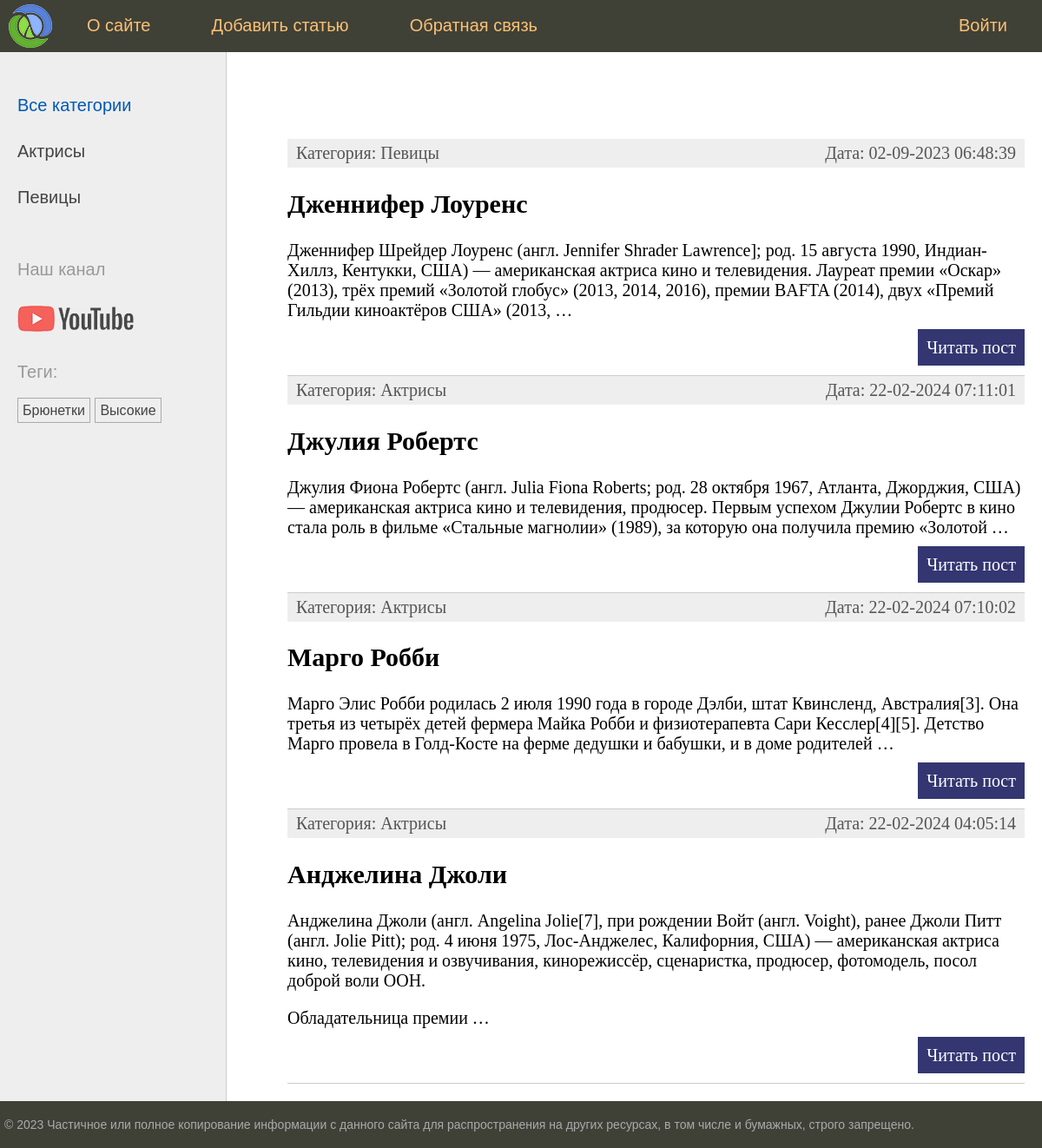
The page / on the database its author committed.
### women/models.py (models this page shows, shortened)
class Category(Model):
    name = CharField(max_length=100, db_index=True)
    slug = SlugField(max_length=255, unique=True, db_index=True)
    def get_absolute_url(self):
        return reverse('category', kwargs={'cat_slug': self.slug})

class TagPost(Model):
    tag = CharField(max_length=100, db_index=True)
    slug = SlugField(max_length=255, unique=True, db_index=True)
    def get_absolute_url(self):
        return reverse('tag', kwargs={'tag_slug': self.slug})

class Women(Model):
    class Status(IntegerChoices):
        DRAFT = 0, 'Черновик'
        PUBLISHED = 1, 'Опубликовано'
    title = CharField(max_length=255)
    slug = SlugField(max_length=255, unique=True, db_index=True)
    content = TextField(blank=True)
    time_create = DateTimeField(auto_now_add=True)
    time_update = DateTimeField(auto_now=True)
    is_published = BooleanField(choices=Status.choices, default=Status.DRAFT)
    category = ForeignKey('Category', on_delete=PROTECT, related_name='posts')  # women_set -> posts
    tags = ManyToManyField('TagPost', blank=True, related_name='tags')
    husband = OneToOneField('Husband', on_delete=SET_NULL, null=True, blank=True, related_name='wuman')
    objects = Manager()
    published = PublishedManager()
    class Meta:
        ordering = ['-time_create']
        indexes = [
            Index(fields=['-time_create'])
        ]
    def get_absolute_url(self):
        return reverse('post', kwargs={'post_slug': self.slug})

### women/views.py (the view)
# urls.py: path('',                            index,              name='home'),
def index(request: HttpRequest) -> HttpResponse:
    posts = Women.published.all()
    data = {
        'title': 'Главная страница',
        'menu': menu,
        'posts': posts,
        'cat_selected': 0,
    }
    return render(request, 'women/index.html', context=data)

### women/models.py (called while the page is built)
    def get_queryset(self) -> QuerySet:
        return super().get_queryset().filter(is_published=Women.Status.PUBLISHED)

### women/templatetags/women_tags.py (called while the page is built)
@register.inclusion_tag('women/list_categories.html')
def show_categories(cat_selected: int = 0):
    cats = Category.objects.annotate(total=Count("posts")).filter(total__gt=0)
    return {'cats': cats, 'cat_selected': cat_selected}

@register.inclusion_tag('women/list_tags.html')
def show_all_tags():
    return {'tags': TagPost.objects.annotate(total=Count("tags")).filter(total__gt=0)}

### women/templates/women/index.html (shortened to what this page needs)
{% extends 'base.html' %}
{% block content %}
<ul class="list-articles">
  {% for post in posts %}
  <li>
    <div class="article-panel">
      <p class="first">Категория: {{ post.category.name }}</p>
      <p class="last">Дата: {{ post.time_update|date:"d-m-Y H:i:s" }}</p>
    </div>
    <h2>{{ post.title }}</h2>
    {% autoescape off %}
    {{ post.content|linebreaks|truncatewords:40 }}
    {% endautoescape %}
    <p class="link-read-post"><a href="{{ post.get_absolute_url }}">Читать пост</a></p>
  </li>
  {% endfor %}
</ul>
{% endblock %}

### women/templates/women/list_categories.html
{% for category in cats %}
{% if cat_selected == category.id %}
<li class="selected">{{ category.name }}</li>
{% else %}
<li><a href="{{ category.get_absolute_url }}">{{ category.name }}</a></li>
{% endif %}
{% endfor %}

### women/templates/women/list_tags.html
{% if tags %}
<p>Теги:</p>
<ul class="tags-list">
  {% for tag in tags%}
  <li><a href="{{ tag.get_absolute_url }}">{{ tag.tag }}</a></li>
  {% endfor %}
</ul>
{% endif %}

### women/static/women/css/styles.css (style rules this page uses)
html, body { font-family: 'Arial'; margin: 0; padding: 0; height: 100%; width: 100%; color: #444; }
a { color: #0059b2; text-decoration: none; }
p.link-read-post { text-align: right; }
p.link-read-post a { padding: 10px; min-width: 100px; background: #333671; color: #fff; text-decoration: none; }
div.article-panel { background: #eee; padding: 5px 10px 5px 10px; box-sizing: border-box; overflow: hidden; color: #555; }
div.article-panel p.first { margin: 0; float: left; }
div.article-panel p.last { margin: 0; float: right; }
ul.list-articles { list-style: none; margin: 0; padding: 0; }
ul.list-articles li { border-bottom: 1px solid #ccc; }
.left-chapters ul { width: 230px; margin: 0; padding: 20px 10px 10px 20px; list-style: none; font-size: 20px; }
.left-chapters ul li { margin: 30px 0 0 0; color: #999; }
.left-chapters ul li a { color: #444; text-decoration: none; }
ul.tags-list { width: 100%; margin: 0; padding: 0; list-style: none; }
ul.tags-list li { margin: 0; padding: 0 0 10px; display: inline-block; }
ul.tags-list li a { padding: 5px; font-size: 16px; border: 1px solid #aaa; }

### rows shown on the page
Category: name "Актрисы"
Category: name "Певицы"
TagPost: tag "Брюнетки"
TagPost: tag "Высокие"
Women: category.name "Певицы", time_update "02-09-2023 06:48:39", title "Дженнифер Лоуренс", content "Дженнифер Шрейдер Лоуренс (англ. Jennifer Shrader Lawrence]; род. 15 августа 1990, Индиан-Хиллз, Кентукки, США) — американская актриса кино и телевидения. Лауреат премии «Оскар» (2013), трёх премий «Золотой глобус» (2013, 2014, 2016), премии BAFTA (2014), двух «Премий Гильдии киноактёров США» (2013, …"
Women: category.name "Актрисы", time_update "22-02-2024 07:11:01", title "Джулия Робертс", content "Джулия Фиона Робертс (англ. Julia Fiona Roberts; род. 28 октября 1967, Атланта, Джорджия, США) — американская актриса кино и телевидения, продюсер. Первым успехом Джулии Робертс в кино стала роль в фильме «Стальные магнолии» (1989), за которую она получила премию «Золотой …"
Women: category.name "Актрисы", time_update "22-02-2024 07:10:02", title "Марго Робби", content "Марго Элис Робби родилась 2 июля 1990 года в городе Дэлби, штат Квинсленд, Австралия[3]. Она третья из четырёх детей фермера Майка Робби и физиотерапевта Сари Кесслер[4][5]. Детство Марго провела в Голд-Косте на ферме дедушки и бабушки, и в доме родителей …"
Women: category.name "Актрисы", time_update "22-02-2024 04:05:14", title "Анджелина Джоли", content "Анджелина Джоли (англ. Angelina Jolie[7], при рождении Войт (англ. Voight), ранее Джоли Питт (англ. Jolie Pitt); род. 4 июня 1975, Лос-Анджелес, Калифорния, США) — американская актриса кино, телевидения и озвучивания, кинорежиссёр, сценаристка, продюсер, фотомодель, посол доброй воли ООН. Обладательница премии …"

### other values the page prints
{{ m.title }} "О сайте" "Добавить статью" "Обратная связь" "Войти"
